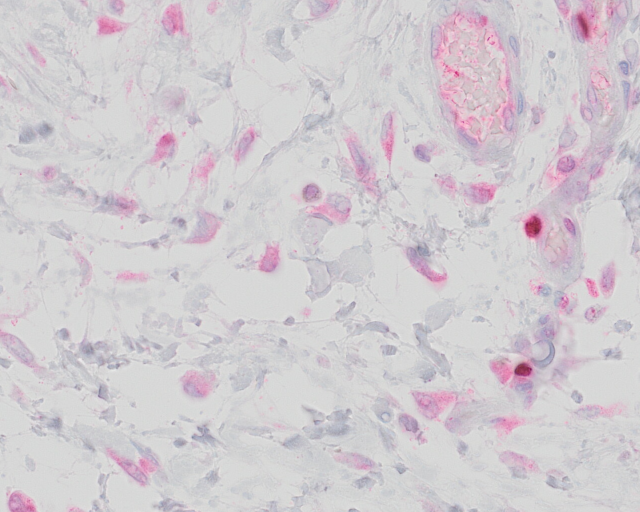
//> input picture analytics/module_DCPAH/C++/Ki67/mp-16-2852_MCT_AgNOR_080.tif, 1280 x 1024 px (shown at 1/2 size)
$ ./DCPAH-Ki67 mp-16-2852_MCT_AgNOR_080.tif mp-16-2852_MCT_AgNOR_090.tif   (built with g++ and OpenCV 4)
//> lines starting //> are read from the running program, lines starting //| are printed output that depends on the picture; after the words box and inside, x2 and y2 are one past the last pixel; in counts of white or black regions, pixels touching at a corner belong together
#include <opencv2/core/core.hpp>
#include <opencv2/highgui/highgui.hpp>
#include <opencv2/imgproc/imgproc.hpp>
#include <iostream>
#include <cmath>
#include <fstream>
#include <string>

// Hard coded numbers
#define MAXIMUM_CELL_SIZE 10000
#define MINIMUM_CELL_SIZE 500
#define CIRCULARITY_FACTOR_THRESH 0.1

// Function headers
std::vector<cv::Mat> rgb2hsv(cv::Mat);
void red_function(cv::Mat&, std::string, std::string, std::string);

int main(int argc, char* argv[]) {
// Function checks for potential errors in arguments and leads to other functions

// Checks if there were enough input parameters
	if (argc < 3)
	{
		std::cout << "Not enough arguments" << std::endl;
		return -1;
	}

// Initialize name of image and remove extension
	std::string name = argv[1];

        std::string image_path = name.substr(0, name.find_last_of("/"));
        std::string project = image_path.substr(image_path.find_last_of("/")+1);
        std::string set = argv[2];
        name = name.substr(name.find_last_of("/")+1, name.find(".",0));


        cv::Mat img = cv::imread(argv[1], CV_LOAD_IMAGE_UNCHANGED);
//> img is the input picture: 1024 rows x 1280 cols, CV_8UC3; mean B, G, R 208.6, 203.7, 209.6

// Checks if image exists
	if (!img.data)
	{
		std::cout << "Could not open or find image" << std::endl;
		return -1;
	}

// Checks number of channels of image to avoid potential error
	if (img.channels() == 1)
	{
		std::cout << "Wrong number of channels" << std::endl;
		return -1;
	}

// Heads into red function
	red_function(img, name, project, set);
// Exits program
	return 0;
}


std::vector<cv::Mat> rgb2hsv (cv::Mat image) {

// Function converts image from BGR to RGB to HSV colorspace

	std::vector<cv::Mat> spl;
	cv::Mat image_32f;

// Rearranging channels to change from BGR to RGB
	image.convertTo(image_32f, CV_32F);
	cv::split(image_32f, spl);
	std::vector<cv::Mat> rgb(3);
	rgb[0] = spl[2];
	rgb[1] = spl[1];
	rgb[2] = spl[0];

// Initializing mask and finding min and max of vector
	cv::Mat mask2 = cv::Mat::zeros(image.size(), CV_8UC3);
	cv::Mat mask2_32f;
	mask2.convertTo(mask2_32f, CV_32F);
	std::vector<cv::Mat> mask;
	cv::split(mask2_32f, mask);
// Checks for min and max of channels
	cv::Mat max_1 = max(rgb[0], rgb[1]);
	cv::Mat max_2 = max(max_1, rgb[2]);
	cv::Mat min_1 = min(rgb[0], rgb[1]);
	cv::Mat min_2 = min(min_1, rgb[2]);
	cv::Mat delta = max_2 - min_2;
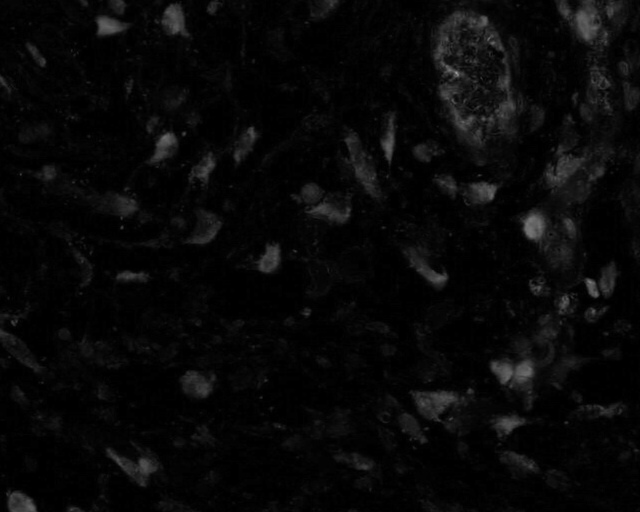
//> delta: 1024 rows x 1280 cols, CV_32FC1 (shown at 1/2 size); min 0, max 176, mean 7.8
	cv::Mat s = delta/max_2;

// Checking if the max is 0, then s will be 0
	for (int i = 0; i < max_2.rows; i++)
	{
		for (int j = 0; j < max_2.cols; j++)
		{
			if (max_2.at<float>(i,j) == 0)
				s.at<float>(i,j) = 0;
		}
	}

	cv::Mat idx0 = (rgb[0] == max_2);
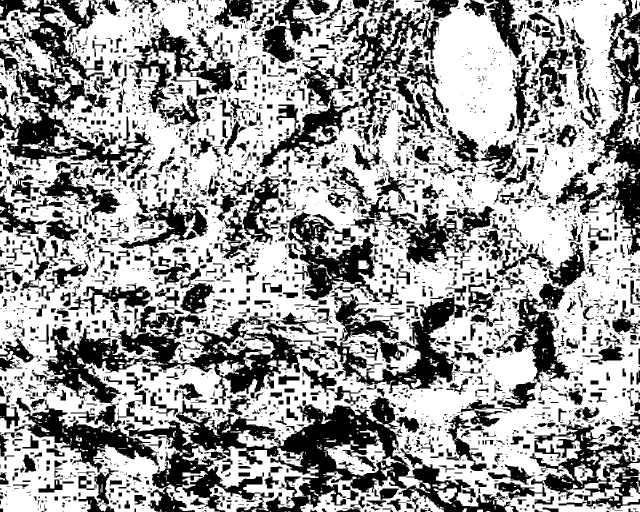
//> idx0: 1024 rows x 1280 cols, CV_8UC1 (shown at 1/2 size); 61.6% white; 3415 black regions (2147 under 20 px), largest, box (x1, y1, x2, y2) and area: (29, 793, 1021, 1024) 73367, (0, 0, 309, 431) 36567, (63, 628, 643, 809) 33685
	cv::Mat idx1 = (rgb[1] == max_2);
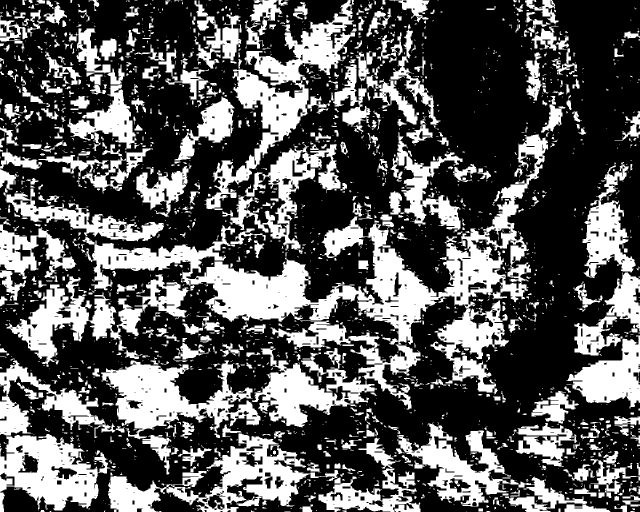
//> idx1: 1024 rows x 1280 cols, CV_8UC1 (shown at 1/2 size); 34.8% white; 2249 white regions (1614 under 20 px), largest, box (x1, y1, x2, y2) and area: (164, 269, 1096, 819) 92143, (409, 0, 710, 420) 26843, (216, 867, 677, 1024) 22499
	bool a,b;
	double num;

// For each pixel in the image, it converts it to HSV
	for (int i = 0; i < idx0.rows; i++)
	{
		for (int j = 0; j < idx0.cols; j++)
		{
			a = idx0.at<bool>(i,j);
			b = idx1.at<bool>(i,j);
			if (a == 255)
				mask[0].at<float>(i,j) = (rgb[1].at<float>(i,j) - rgb[2].at<float>(i,j)) / delta.at<float>(i,j);
			else if (b == 255)
				mask[0].at<float>(i,j) = 2.0 + ((rgb[2].at<float>(i,j) - rgb[0].at<float>(i,j)) / delta.at<float>(i,j));
			else
				mask[0].at<float>(i,j) = 4.0 + ((rgb[0].at<float>(i,j) - rgb[1].at<float>(i,j)) / delta.at<float>(i,j));
			num = std::fmod((std::fmod((mask[0].at<float>(i,j)/6.0),1.0)+1.0),1.0);
			mask[0].at<float>(i,j) = num * 255.0;
			if (delta.at<float>(i,j) == 0)
				mask[0].at<float>(i,j) = 0;
			mask[1].at<float>(i,j) = s.at<float>(i,j)*255.0;
			mask[2].at<float>(i,j) = max_2.at<float>(i,j);
		}
	}
//> this loop made 1024 passes
//> (a, num) on passes 1 to 3: (true, 0.833), (true, 0.833), (true, 0.833)
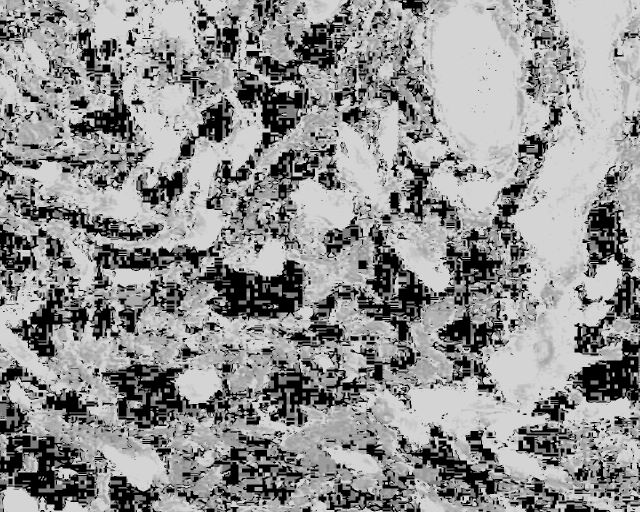
//> mask[0]: 1024 rows x 1280 cols, CV_32FC1 (shown at 1/2 size); min 0, max 212.5, mean 144.1
//> after the loop, a = true; b = false; num = 0.833

// Returns the HSV image
	return mask;
}


void red_function (cv::Mat &image, std::string file_name, std::string project, std::string set) {
// Function detects vessels within image and returns mask with vessel contours

// Convert image from RGB to HSV
	std::vector<cv::Mat> hsv_img = rgb2hsv(image);

// Start of thresholding
	cv::Mat cell_mask = cv::Mat::zeros(image.size(), CV_8UC1);
	cv::Mat tissue_mask = cv::Mat::zeros(image.size(), CV_8UC1);
	cv::Mat m1, m2, m3;

// Threshold a mask to calculate cells
	int temp_cell[] = {200,255,150,255,0,210};
	std::vector<float> R(temp_cell, temp_cell+6);

	m1 = ((R[0] <= hsv_img[0]) & (hsv_img[0] <= R[1]));
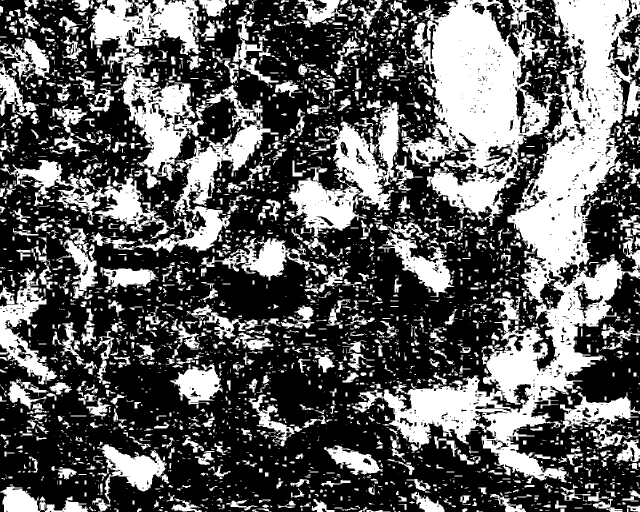
//> m1: 1024 rows x 1280 cols, CV_8UC1 (shown at 1/2 size); 37% white; 3273 white regions (2015 under 20 px), largest, box (x1, y1, x2, y2) and area: (705, 0, 1280, 965) 127408, (804, 0, 1117, 452) 65592, (178, 170, 557, 505) 19899
	m2 = ((R[2] <= hsv_img[1]) & (hsv_img[1] <= R[3]));
//> m2: 1024 rows x 1280 cols, CV_8UC1; 0.09% white; 11 white regions (8 under 20 px), largest, box (x1, y1, x2, y2) and area: (1051, 433, 1082, 472) 740, (1032, 732, 1063, 751) 419, (910, 143, 917, 151) 26
	m3 = ((R[4] <= hsv_img[2]) & (hsv_img[2] <= R[5]));
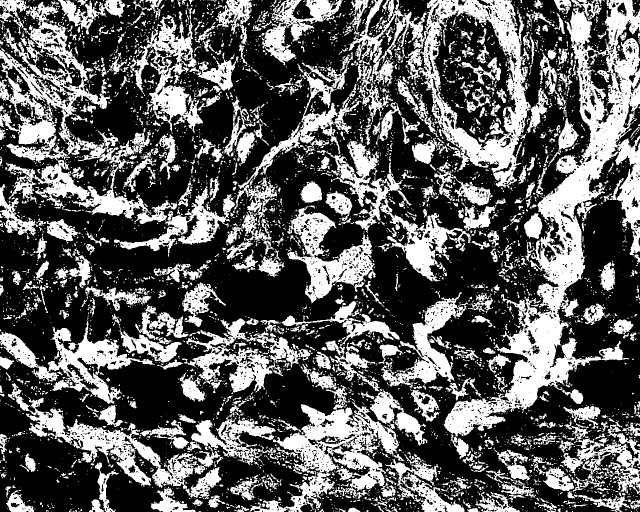
//> m3: 1024 rows x 1280 cols, CV_8UC1 (shown at 1/2 size); 36.5% white; 5291 white regions (4477 under 20 px), largest, box (x1, y1, x2, y2) and area: (888, 0, 1280, 918) 75442, (0, 3, 355, 448) 35949, (697, 0, 1061, 377) 35397

	cell_mask = m1 & m2 & m3;
//> cell_mask: 1024 rows x 1280 cols, CV_8UC1; 0.09% white; 12 white regions (10 under 20 px), largest, box (x1, y1, x2, y2) and area: (1051, 433, 1082, 472) 740, (1032, 732, 1063, 751) 419

// Threshold a separate mask to calculate tissue
	int temp_tissue[] = {0,255,30,255,0,255};
        std::vector<float> T(temp_tissue, temp_tissue+6);

	m1 = ((T[0] <= hsv_img[0]) & (hsv_img[0] <= T[1]));
//> m1: 1024 rows x 1280 cols, CV_8UC1; every value is 255
 	m2 = ((T[2] <= hsv_img[1]) & (hsv_img[1] <= T[3]));
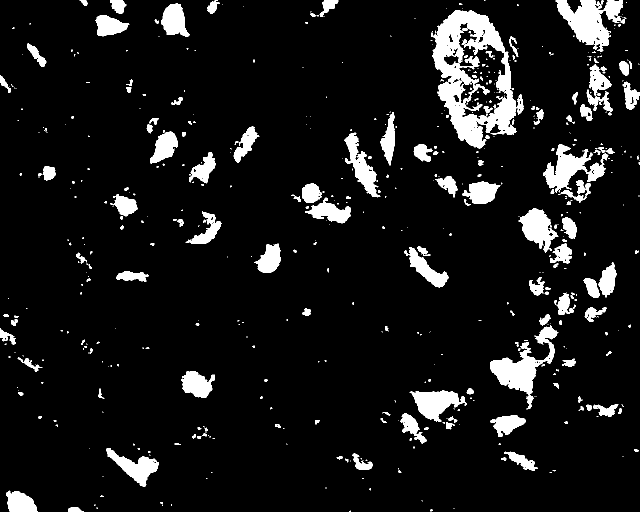
//> m2: 1024 rows x 1280 cols, CV_8UC1 (shown at 1/2 size); 8.5% white; 597 white regions (402 under 20 px)
	m3 = ((T[4] <= hsv_img[2]) & (hsv_img[2] <= T[5]));

	tissue_mask = m1 & m2 & m3;

// -----------------Start of cell detection ------------------------

// Find contours of the binary image
	std::vector<std::vector<cv::Point> > cell_cnt;
        std::vector<std::vector<cv::Point> > tissue_cnt;
	cv::findContours(cell_mask, cell_cnt, CV_RETR_LIST, CV_CHAIN_APPROX_NONE);
//> cell_cnt = 19 contours, 17 with area under 20; largest, box (x1, y1, x2, y2) and area: (1051, 433, 1082, 472) 684, (1032, 732, 1063, 751) 390
	cv::findContours(tissue_mask, tissue_cnt, CV_RETR_LIST, CV_CHAIN_APPROX_NONE);
//> tissue_cnt = 804 contours, 629 with area under 20; largest, box (x1, y1, x2, y2) and area: (862, 20, 1033, 297) 19627, (1111, 0, 1246, 103) 6565, (980, 650, 1117, 789) 6045, (1087, 289, 1181, 385) 3648, (819, 781, 934, 844) 3570

// Initialize variables needed for loops ahead
	float cell_area = 0;
	float tissue_area = 0;
	int cell_count = 0;
	float ind_cell_area;
	float perimeter;
	float normalized;
        float true_area = 0;

// Loop through all the vessel contours
	for (int i = 0; i < cell_cnt.size(); i++)
	{
		ind_cell_area = cv::contourArea(cell_cnt[i]);
                true_area = cv::contourArea(cell_cnt[i], true);
		perimeter = cv::arcLength(cell_cnt[i], true);
// Check if cell is average size and circular enough and record count and size
		if (ind_cell_area >= MINIMUM_CELL_SIZE and ind_cell_area <= MAXIMUM_CELL_SIZE and true_area < 0 and ((4*CV_PI*ind_cell_area)/(perimeter*perimeter)) > CIRCULARITY_FACTOR_THRESH) {
			cell_area += ind_cell_area;
			cell_count += 1;
		}
	}
//> this loop made 19 passes
//> (ind_cell_area, true_area, perimeter, cell_area, cell_count) on pass 10: (684, -684, 135.5, 684, 1)
//> after the loop, cell_area = 684; cell_count = 1


// Loop through tissue contours to record total tissue area
// TODO: Must be a better way to record total tissue area
	for (int i = 0; i < tissue_cnt.size(); i++) {
		 tissue_area += cv::contourArea(tissue_cnt[i]);
	}
//> this loop made 804 passes
//> tissue_area on passes 5 to 7: 198.5, 199, 199.5
//> after the loop, tissue_area = 105224

// Write information into file
	std::ofstream file_str;
	std::string cell_file = "output.txt";
	file_str.open(cell_file.c_str());

	if (tissue_area == 0) {
        	normalized = 0;
     	} else {
		normalized = cell_area / tissue_area;
//> normalized = 0.0065
	}

	file_str << "{\"type\": \"summary\", \"data\": ";
        file_str << "{\"Project\" : \"" << project << "\", \"Set\" : \""<< set;
        file_str << "\" ,\"File\" : \"" << file_name << "\", \"# of Cells\": ";
	file_str << cell_count << ", \"Total Cell Area\": " << cell_area;
	file_str << ", \"Tissue Area\": " << tissue_area << ", \"Normalized (Cell/Tissue)\":";
	file_str << normalized << "}}" << std::endl;


	//file_str << "File\t# of Cells\tTotal Cell Area\tTissue Area\tNormalized (Cell/Tissue)" << std::endl;
	//file_str << file_name << "\t" << cell_count << "\t" << cell_area << "\t" << tissue_area << "\t" << normalized << std::endl;
	file_str.close();
}

$ run again, on analytics/module_DCPAH/C++/Ki67/mp-16-2852_MCT_AgNOR_100.tif
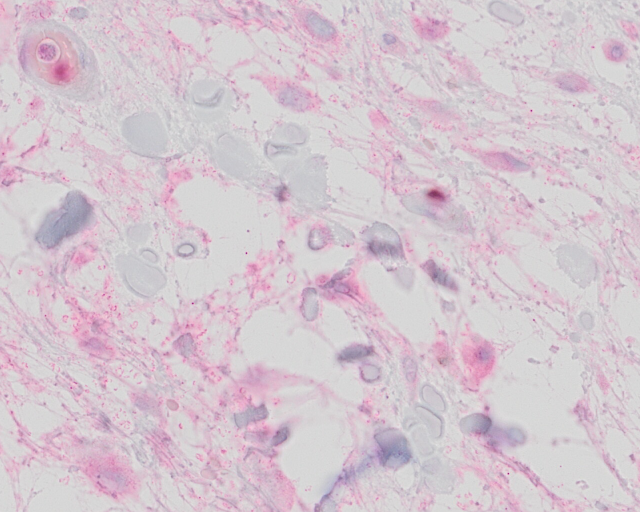
//> input picture analytics/module_DCPAH/C++/Ki67/mp-16-2852_MCT_AgNOR_100.tif, 1280 x 1024 px (shown at 1/2 size)
//> img is the input picture: 1024 rows x 1280 cols, CV_8UC3; mean B, G, R 207.5, 198.7, 212.8
//> idx0: 1024 rows x 1280 cols, CV_8UC1; 85.3% white; 5109 black regions (4367 under 20 px), largest, box (x1, y1, x2, y2) and area: (238, 156, 675, 420) 41596, (612, 761, 914, 1024) 25782, (222, 445, 344, 601) 10253
//> idx1: 1024 rows x 1280 cols, CV_8UC1; 11.9% white; 2196 white regions (1731 under 20 px), largest, box (x1, y1, x2, y2) and area: (348, 351, 559, 593) 17236, (989, 687, 1170, 878) 15418, (486, 619, 664, 753) 9780
//> the loop in rgb2hsv, `for (int i = 0; i < idx0.rows; i++)` made 1024 passes
//> (a, num) on passes 1 to 3: (true, 0.833), (true, 0.833), (true, 0.833)
//> after the loop in rgb2hsv, `for (int i = 0; i < idx0.rows; i++)`:
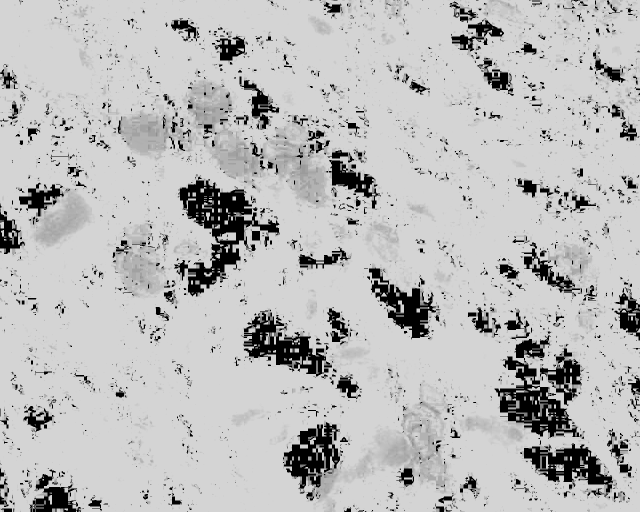
//> mask[0]: 1024 rows x 1280 cols, CV_32FC1 (shown at 1/2 size); min 0, max 212.5, mean 187.5
//> after the loop in rgb2hsv, `for (int i = 0; i < idx0.rows; i++)`: a = true; b = false; num = 0.833
//> m3: 1024 rows x 1280 cols, CV_8UC1; 26.6% white; 7044 white regions (5987 under 20 px), largest, box (x1, y1, x2, y2) and area: (204, 146, 711, 506) 49811, (627, 749, 914, 1024) 27725, (34, 7, 240, 283) 15400
//> in red_function, `m2 = ((T[2] <= hsv_img[1]) & (hsv_img[1] <= T[3]));`:
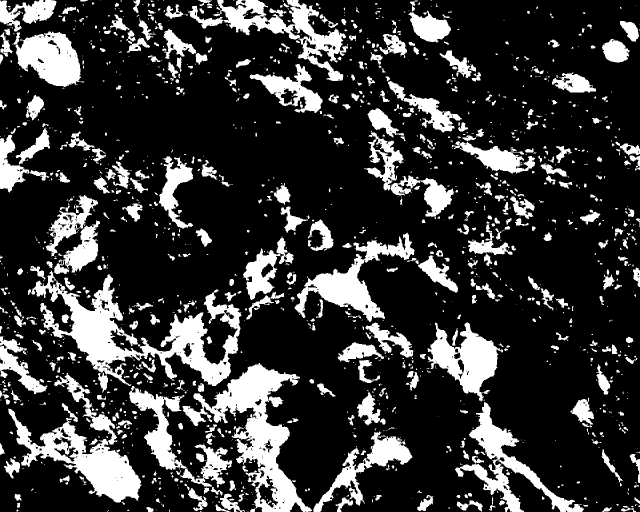
//> m2: 1024 rows x 1280 cols, CV_8UC1 (shown at 1/2 size); 21.5% white; 1504 white regions (941 under 20 px)
//> cell_cnt = 9 contours, all with area under 20
//> tissue_cnt = 2016 contours, 1469 with area under 20; largest, box (x1, y1, x2, y2) and area: (63, 542, 483, 772) 28224, (365, 726, 624, 1024) 24158, (16, 746, 283, 1005) 19198, (375, 0, 696, 162) 12672, (589, 465, 829, 644) 11289
//> the loop in red_function, `for (int i = 0; i < cell_cnt.size(); i++)` made 9 passes
//> (ind_cell_area, true_area, perimeter) on passes 1 to 8: (1, -1, 4.83), (0, 0, 2), (0, 0, 2), (1, -1, 4), (1, -1, 4), (0, 0, 4), (0, 0, 0), (0, 0, 2)
//> after the loop in red_function, `for (int i = 0; i < cell_cnt.size(); i++)`: cell_area = 0
//> the loop in red_function, `for (int i = 0; i < tissue_cnt.size(); i++)` made 2016 passes
//> tissue_area on passes 9 to 11: 55, 64.5, 142
//> after the loop in red_function, `for (int i = 0; i < tissue_cnt.size(); i++)`: tissue_area = 274722.5
//> normalized = 0

$ run again, on analytics/module_DCPAH/C++/Ki67/mp-16-2852_MCT_AgNOR_1051.tif
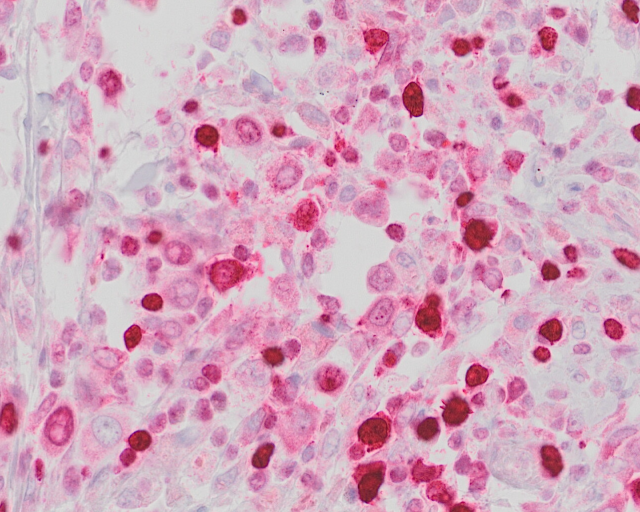
//> input picture analytics/module_DCPAH/C++/Ki67/mp-16-2852_MCT_AgNOR_1051.tif, 1280 x 1024 px (shown at 1/2 size)
//> img is the input picture: 1024 rows x 1280 cols, CV_8UC3; mean B, G, R 189.5, 167.6, 211.6
//> idx0: 1024 rows x 1280 cols, CV_8UC1; 94.5% white; 2821 black regions (2277 under 20 px), largest, box (x1, y1, x2, y2) and area: (38, 93, 115, 443) 7741, (230, 302, 337, 397) 3339, (1045, 295, 1110, 407) 2012
//> idx1: 1024 rows x 1280 cols, CV_8UC1; 5% white; 1011 white regions (812 under 20 px), largest, box (x1, y1, x2, y2) and area: (203, 0, 432, 208) 17585, (646, 440, 776, 593) 8491, (1185, 24, 1271, 153) 3273
//> after the loop in rgb2hsv, `for (int i = 0; i < idx0.rows; i++)`:
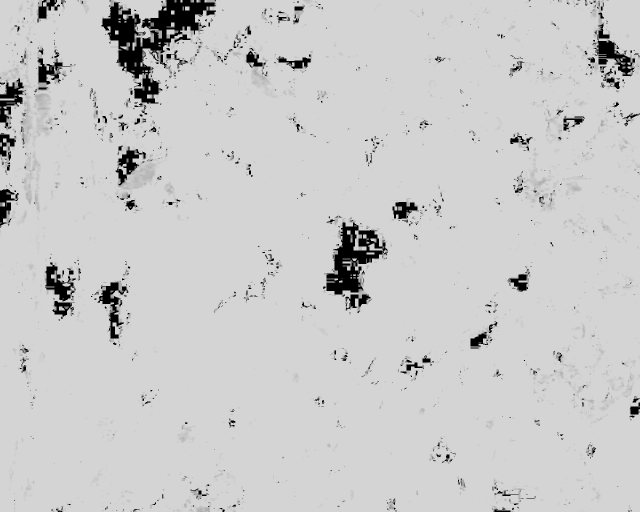
//> mask[0]: 1024 rows x 1280 cols, CV_32FC1 (shown at 1/2 size); min 0, max 212.5, mean 202.6
//> after the loop in rgb2hsv, `for (int i = 0; i < idx0.rows; i++)`: a = true; b = false; num = 0.833
//> m3: 1024 rows x 1280 cols, CV_8UC1; 33.8% white; 5978 white regions (5062 under 20 px), largest, box (x1, y1, x2, y2) and area: (0, 0, 237, 689) 36655, (1002, 188, 1280, 622) 28955, (1050, 674, 1280, 869) 18789
//> cell_mask: 1024 rows x 1280 cols, CV_8UC1; 6.2% white; 405 white regions (272 under 20 px), largest, box (x1, y1, x2, y2) and area: (821, 917, 950, 1024) 4144, (704, 921, 773, 1007) 3835, (714, 824, 784, 905) 3479
//> in red_function, `m2 = ((T[2] <= hsv_img[1]) & (hsv_img[1] <= T[3]));`:
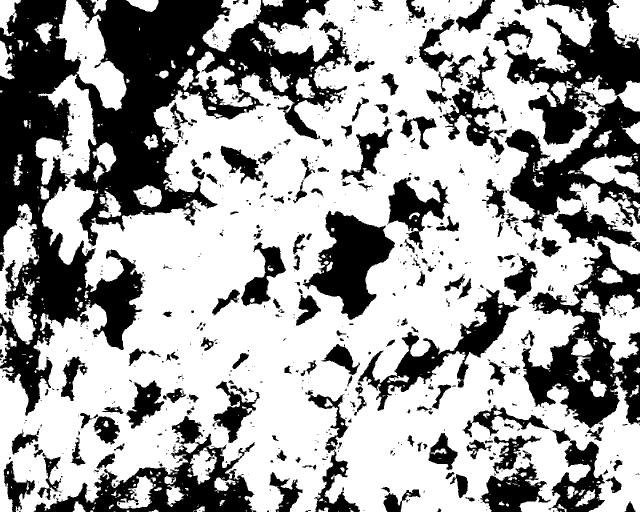
//> m2: 1024 rows x 1280 cols, CV_8UC1 (shown at 1/2 size); 63.6% white; 861 black regions (595 under 20 px)
//> cell_cnt = 584 contours, 439 with area under 20; largest, box (x1, y1, x2, y2) and area: (821, 917, 950, 1024) 3890, (704, 921, 773, 1007) 3726, (413, 518, 500, 584) 3420, (714, 824, 784, 905) 3373, (830, 587, 885, 677) 3134
//> tissue_cnt = 1551 contours, 1102 with area under 20; largest, box (x1, y1, x2, y2) and area: (0, 0, 1280, 1024) 870476, (604, 421, 791, 641) 20123, (715, 576, 1043, 823) 17146, (111, 0, 253, 221) 13506, (0, 407, 77, 689) 9877
//> the loop in red_function, `for (int i = 0; i < cell_cnt.size(); i++)` made 584 passes
//> (ind_cell_area, true_area, perimeter, cell_area) on passes 24, 48, 65, 66, 71, 80, 99, 107: (608, -608, 131.6, 608), (3725.5, -3725.5, 281.5, 4333.5), (1932.5, -1932.5, 183.1, 6266), (525, -525, 167.3, 6791), (1433, -1433, 160.4, 8224), (2280.5, -2280.5, 231, 10504.5), (1564, -1564, 177.2, 12068.5), (3373, -3373, 333.7, 15441.5)
//> after the loop in red_function, `for (int i = 0; i < cell_cnt.size(); i++)`: cell_area = 61493; cell_count = 43
//> the loop in red_function, `for (int i = 0; i < tissue_cnt.size(); i++)` made 1551 passes
//> tissue_area on passes 9 to 11: 26, 35, 44.5
//> after the loop in red_function, `for (int i = 0; i < tissue_cnt.size(); i++)`: tissue_area = 1118012.5
//> normalized = 0.055
